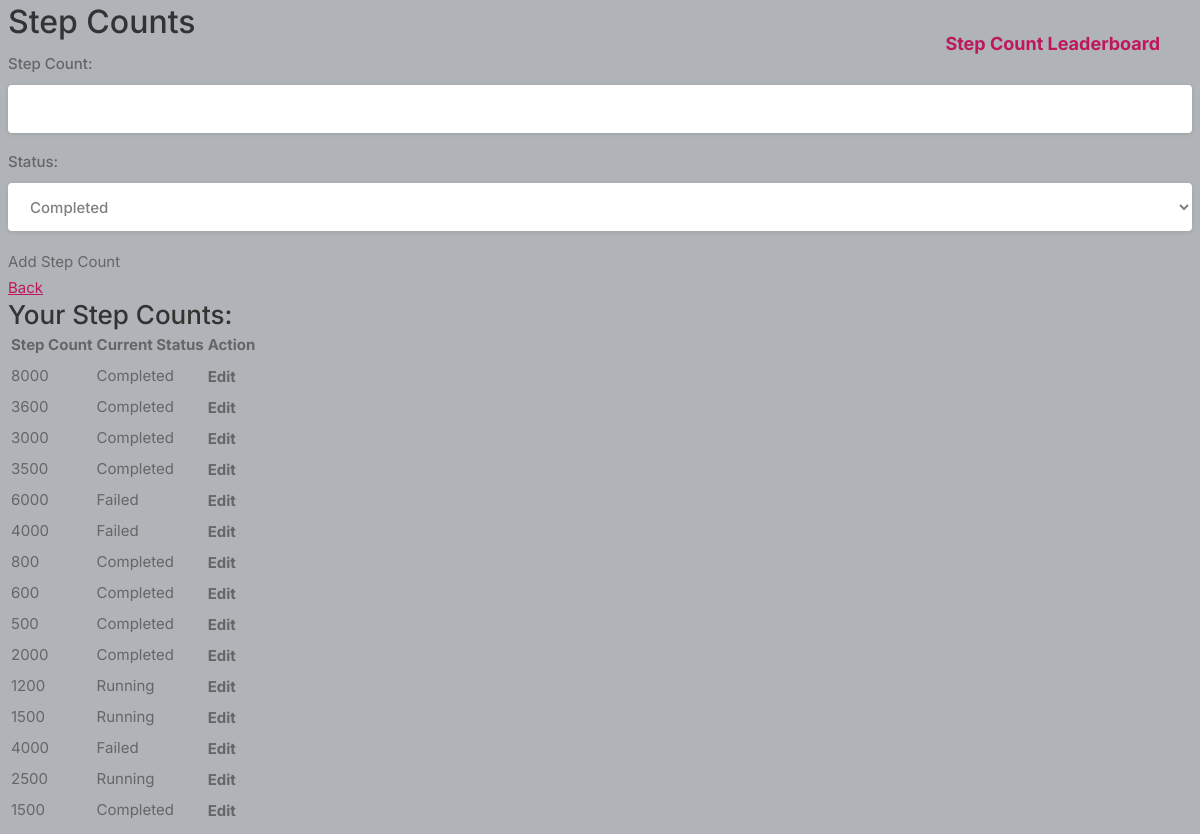
Screenshot of /step_count/ (signed in) with the database file from the repository.
### core/models.py (models this page shows)
class StepCount(models.Model):
    created_by = models.CharField(max_length=100)
    step_count = models.IntegerField()
    current_status = models.CharField(max_length=100)

### core/views.py (the view)
# urls.py: path('step_count/', views.step_count, name='step_count'),
@login_required(login_url='signin')
def step_count(request):
    if request.method == 'POST':
        form = StepCountForm(request.POST)
        if form.is_valid():
            step_count = form.save(commit=False)
            step_count.created_by = request.user
            step_count.save()
            data = {
                'success': True,
                'step_count': step_count.step_count,
                'current_status': step_count.current_status,
                'step_count_id': step_count.id,  # Add step_count_id here
            }
            return JsonResponse(data)
    else:
        form = StepCountForm()
    user_step_counts = StepCount.objects.filter(created_by=request.user)
    return render(request, 'step_count.html', {'form': form, 'user_step_counts': user_step_counts, 'stepCountId': user_step_counts.first().id if user_step_counts.exists() else None})

### core/forms.py
class StepCountForm(forms.ModelForm):
    current_status_choices = [
        ('Completed', 'Completed'),
        ('Running', 'Running'),
        ('Failed', 'Failed'),
    ]
    step_count = forms.IntegerField(label='Step Count')
    current_status = forms.ChoiceField(choices=current_status_choices, label='Status')
    class Meta:
        model = StepCount
        fields = ['step_count', 'current_status']

### templates/step_count.html (shortened to what this page needs)
{% load static %}
<!DOCTYPE html>
<html lang="en">
<head>
    <link rel="stylesheet" href="{% static 'assets/css/style.css' %}">
</head>
<body>
    <h1>Step Counts</h1>
    <form id="addStepCountForm" method="post" action="">
        {{ form.as_p }}
        <button id="addStepCountButton" type="submit">Add Step Count</button>
    </form>
    <a href="{% url 'index' %}">Back</a>
    <h2>Your Step Counts:</h2>
    <table>
        <thead>
            <tr>
                <th>Step Count</th>
                <th>Current Status</th>
                <th>Action</th>
            </tr>
        </thead>
        <tbody id="stepCountTableBody">
            {% for step_count in user_step_counts reversed %}
            <tr>
                <td>{{ step_count.step_count }}</td>
                <td>{{ step_count.current_status }}</td>
                <td>
                    <form action="{% url 'edit_step_count' step_count_id=step_count.id %}" method="GET" style="display: inline;">
                        <button type="submit" class="edit-button">Edit</button>
                    </form>
                </td>
            </tr>
            {% endfor %}
        </tbody>
    </table>
    <a href="{% url 'step_count_leaderboard' %}" class="leaderboard-button bg-green-500 flex hover:bg-green-600 hover:text-white inline-block items-center lg:block max-h-10 mr-4 px-4 py-2 rounded shadow text-white">
        Step Count Leaderboard
    </a>
</body>
</html>

### static/assets/css/style.css (style rules this page uses)
body { background-color: #B0B3B8!important; }
button { vertical-align: middle; }
input { height: 48px; line-height: 48px; padding: 0 20px; outline: none; font-size: 15px; color: #808080; max-width: 100%; width: 100%; -webkit-box-sizing: border-box; box-sizing: border-box; display: block; font-weight: 400; opacity: 1; border-radius: 4px; border: none; -webkit-box-shadow: 0 1px 4px 0px rgba(0, 0, 0, 0.12); box-shadow: 0 1px 4px 0px rgba(0, 0, 0, 0.12); }
input[type="text"], input[type="password"], input[type="email"], input[type="number"] { height: 48px; line-height: 48px; padding: 0 20px; outline: none; font-size: 15px; color: #808080; max-width: 100%; width: 100%; -webkit-box-sizing: border-box; box-sizing: border-box; display: block; font-weight: 400; opacity: 1; border-radius: 4px; border: none; -webkit-box-shadow: 0 1px 4px 0px rgba(0, 0, 0, 0.12); box-shadow: 0 1px 4px 0px rgba(0, 0, 0, 0.12); }
select { height: 48px; line-height: 48px; padding: 0 20px; outline: none; font-size: 15px; color: #808080; margin: 0 0 16px 0; max-width: 100%; width: 100%; -webkit-box-sizing: border-box; box-sizing: border-box; display: block; background-color: #fff; font-weight: 500; opacity: 1; border-radius: 4px; border: none; -webkit-box-shadow: 0 1px 4px 0px rgba(0, 0, 0, 0.12); box-shadow: 0 1px 4px 0px rgba(0, 0, 0, 0.12); padding: 15px 18px; cursor: pointer; }
input { -webkit-transition: all 0.1s ease-in-out; transition: all 0.1s ease-in-out; }
::placeholder { color: #808080; opacity: 1; }
label, legend { display: block; font-weight: bold; font-size: 15px; font-weight: 500; margin-bottom: 8px; }
button { border: none; margin: 0; padding: 0; width: auto; overflow: visible; background: transparent; color: inherit; font: inherit; line-height: normal; cursor: pointer; }
a { color: #be185d; -webkit-transition: 0.3s; transition: 0.3s; outline: none !important; }
button { outline: none !important; }
body { color: #666; font-size: 15px; line-height: 27px; background-color: #f0f2f5; font-family: "Inter", sans-serif; text-transform: none; }
body p { font-size: 15px; line-height: 27px; }
h1, h2, h3, h4, h5, h6 { font-family: "Inter", sans-serif; text-transform: none; }
textarea, select { font-family: "Inter", sans-serif; text-transform: none; }
button, body .pac-container { font-family: "Inter", sans-serif; text-transform: none; }
h1, h2, h3, h4, h5, h6 { color: #333; font-weight: 500; margin: 0; padding: 0; }
h1 { font-size: 32px; }
h2 { font-size: 26px; }

### templates/step_count.html (style rules this page uses)
.leaderboard-button { position: absolute; top: 20px; right: 20px; font-weight: bold; font-size: 1.2em; padding: 10px 20px; border-radius: 5px; text-decoration: none; }
.edit-button { font-weight: bold; cursor: pointer; }

### rows the page displays
StepCount: step_count "8000", current_status "Completed"
StepCount: step_count "3600", current_status "Completed"
StepCount: step_count "3000", current_status "Completed"
StepCount: step_count "3500", current_status "Completed"
StepCount: step_count "6000", current_status "Failed"
StepCount: step_count "4000", current_status "Failed"
StepCount: step_count "800", current_status "Completed"
StepCount: step_count "600", current_status "Completed"
StepCount: step_count "500", current_status "Completed"
StepCount: step_count "2000", current_status "Completed"
StepCount: step_count "1200", current_status "Running"
StepCount: step_count "1500", current_status "Running"
StepCount: step_count "4000", current_status "Failed"
StepCount: step_count "2500", current_status "Running"
StepCount: step_count "1500", current_status "Completed"
